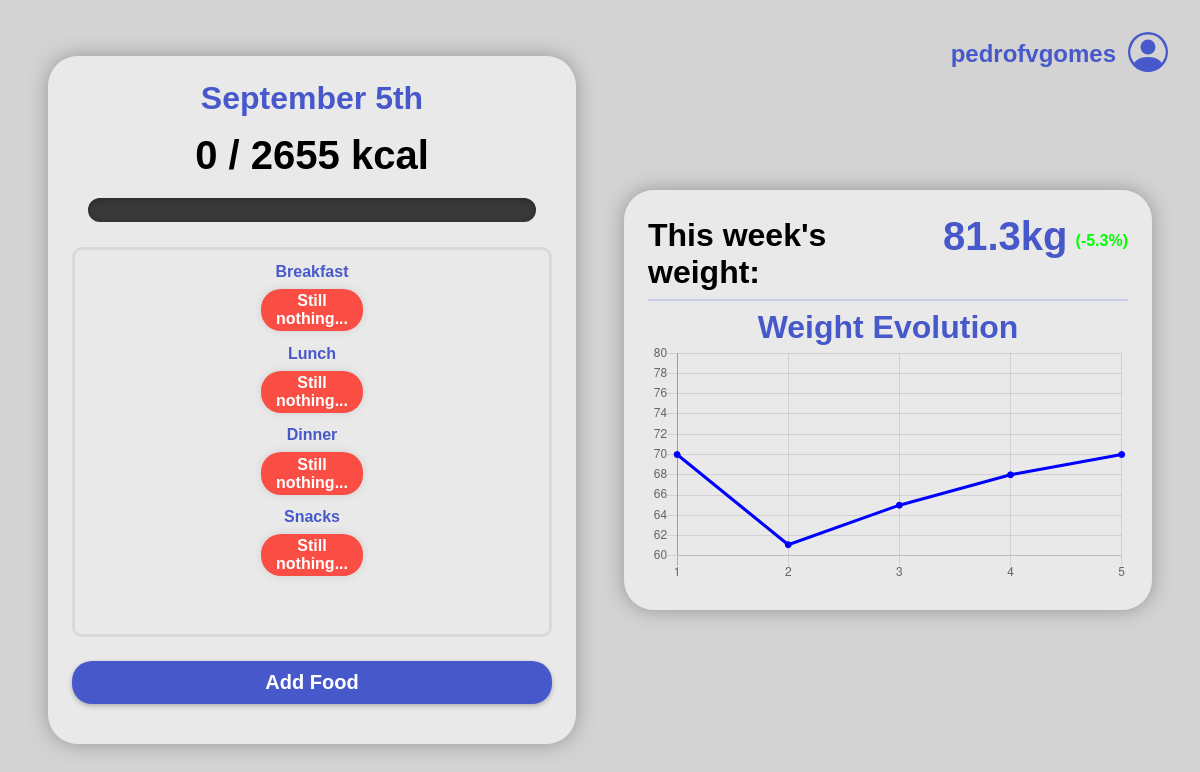
Page / (signed in) on the earlier database version.
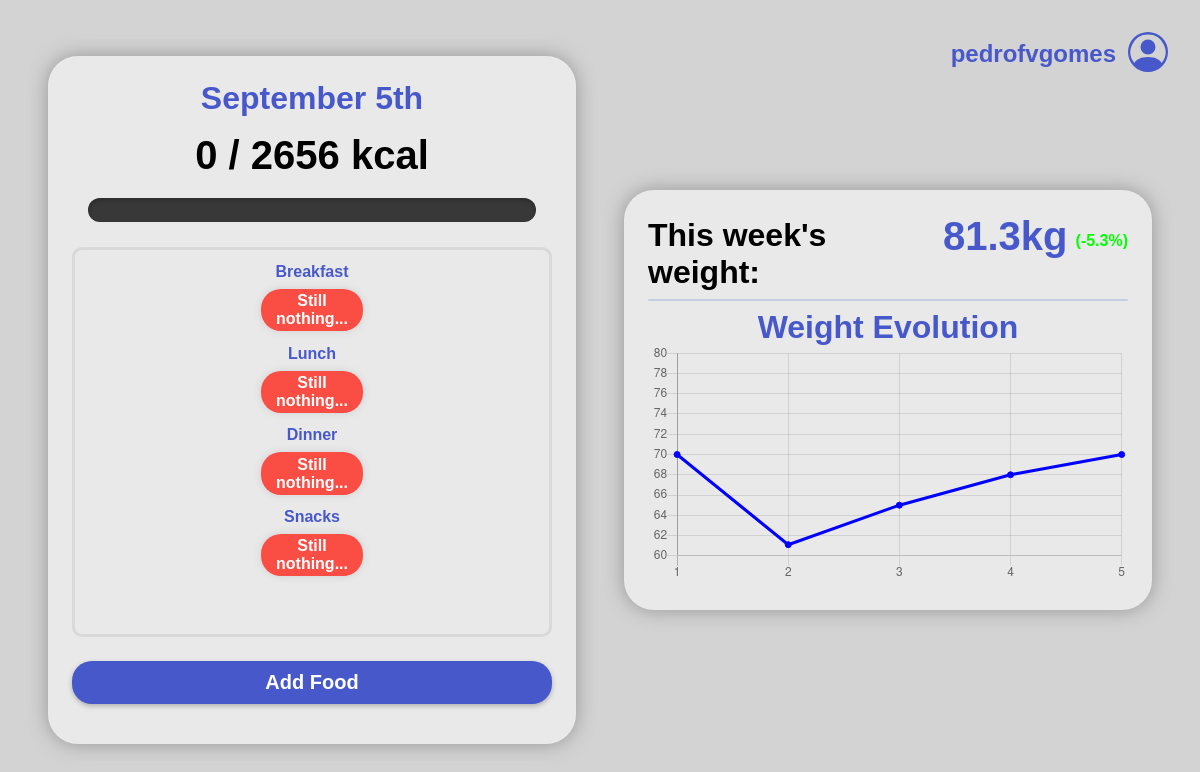
Same page on the later database version.
### fithub/models.py (models this page shows)
class User(AbstractUser):
    age = models.IntegerField(default=0)
    starting_weight = models.FloatField(default=0)
    current_weight = models.FloatField(default=0)
    height = models.FloatField(default=0)
    gender = models.CharField(max_length=50)
    activity = models.CharField(max_length=100)
    objective = models.CharField(max_length=100)
    bmr = models.IntegerField(default=0)
    daily_calories = models.IntegerField(default=0)

### fithub/views.py (the view)
# urls.py: path('', views.index, name='index'),
def index(request):
    today = datetime.datetime.now()
    flogs = []
    for log in FoodLog.objects.all():
        if log.user == request.user and log.timestamp.day == today.day and log.timestamp.month == today.month and log.timestamp.year == today.year:
            flogs.append(log)
    calories = sum([l.calories for l in flogs])
    return render(request, "fithub/index.html", {
        "calories" : round(calories),
        "date" : today,
        "breakfast" : [log for log in flogs if log.meal == 'Breakfast'],
        "lunch" : [log for log in flogs if log.meal == 'Lunch'],
        "dinner" : [log for log in flogs if log.meal == 'Dinner'],
        "snacks" : [log for log in flogs if log.meal == 'Snacks'],
    })

### fithub/templates/fithub/index.html (shortened to what this page needs)
<!DOCTYPE html>
<html lang="es">
    <head>
        <link rel="stylesheet" href="../../static/fithub/styles.css">
    </head>
    <body id="mainpage">
        <div id="food">
            <div id="calories">
                <h2>{{ date|date:"F jS" }}</h2>
                <h1>{{ calories }} / {{ user.daily_calories }} kcal</h1>
                <progress value="{{ calories }}" max="{{user.daily_calories}}"></progress>
            </div>
            <ul id="logs">
                <h2 class="meal-title">Breakfast</h2>
                    {% if breakfast|length == 0 %}
                    <h2 class="unavailable">Still nothing...</h2>
                    {% endif %}
                <h2 class="meal-title">Lunch</h2>
                    {% if lunch|length == 0 %}
                    <h2 class="unavailable">Still nothing...</h2>
                    {% endif %}
                <h2 class="meal-title">Dinner</h2>
                    {% if dinner|length == 0 %}
                    <h2 class="unavailable">Still nothing...</h2>
                    {% endif %}
                <h2 class="meal-title">Snacks</h2>
                    {% if snacks|length == 0 %}
                    <h2 class="unavailable">Still nothing...</h2>
                    {% endif %}
            </ul>
            <button id="add-food">Add Food</button>
        </div>
        <div id="weight">
            <div id="weight-info">
                <h2>This week's weight: </h2>
                <h1>81.3kg</h1>
                <span>(-5.3%)</span>
            </div>
            <hr>
            <div id="graph">
                <h2>Weight Evolution</h2>
                <canvas id="weightchart" style="width: 100%; max-width: 600px;"></canvas>
            </div>
        </div>
        {% if user.is_authenticated %}
        <div id="profile">
            <span>{{ user.username }}</span>
        </div>
        {% else %}
        <button id="authenticate" onclick="window.location.href = '/authentication'">
            Authenticate
        </button>
        {% endif %}
        <script>
            const x = [1,2,3,4,5];
            const y = [70,61.1, 65, 68, 70];
            new Chart("weightchart", {
                type: 'line',
                data: {
                    labels: x,
                    datasets: [{
                        fill: false,
                        lineTension: 0,
                        backgroundColor: "rgb(0,0,255)",
                        borderColor: "rgb(0,0,255)",
                        data: y
                    }]
                },
                options: {
                    legend: {display: false},
                    scales: {
                        yAxes: [{ticks: {min:60, max:80}}]
                    }
                }
            });
        </script>
    </body>
</html>

Differences in the rows shown:
changed User "pedrofvgomes": daily_calories "2655" → "2656"
